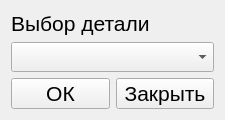
<?xml version="1.0" encoding="UTF-8"?>
<ui version="4.0">
 <class>Form</class>
 <widget class="QWidget" name="Form">
  <property name="geometry">
   <rect>
    <x>0</x>
    <y>0</y>
    <width>225</width>
    <height>120</height>
   </rect>
  </property>
  <property name="minimumSize">
   <size>
    <width>225</width>
    <height>120</height>
   </size>
  </property>
  <property name="maximumSize">
   <size>
    <width>225</width>
    <height>120</height>
   </size>
  </property>
  <property name="windowTitle">
   <string>Выбор детали</string>
  </property>
  <layout class="QGridLayout" name="gridLayout">
   <item row="0" column="0">
    <widget class="QLabel" name="title_label">
     <property name="font">
      <font>
       <pointsize>16</pointsize>
      </font>
     </property>
     <property name="text">
      <string>Выбор детали</string>
     </property>
    </widget>
   </item>
   <item row="1" column="0">
    <widget class="QComboBox" name="details">
     <property name="font">
      <font>
       <pointsize>16</pointsize>
      </font>
     </property>
    </widget>
   </item>
   <item row="2" column="0">
    <layout class="QHBoxLayout" name="horizontalLayout">
     <item>
      <widget class="QPushButton" name="ok">
       <property name="font">
        <font>
         <pointsize>16</pointsize>
        </font>
       </property>
       <property name="text">
        <string>ОК</string>
       </property>
      </widget>
     </item>
     <item>
      <widget class="QPushButton" name="closing">
       <property name="font">
        <font>
         <pointsize>16</pointsize>
        </font>
       </property>
       <property name="text">
        <string>Закрыть</string>
       </property>
      </widget>
     </item>
    </layout>
   </item>
  </layout>
 </widget>
 <resources/>
 <connections/>
</ui>
